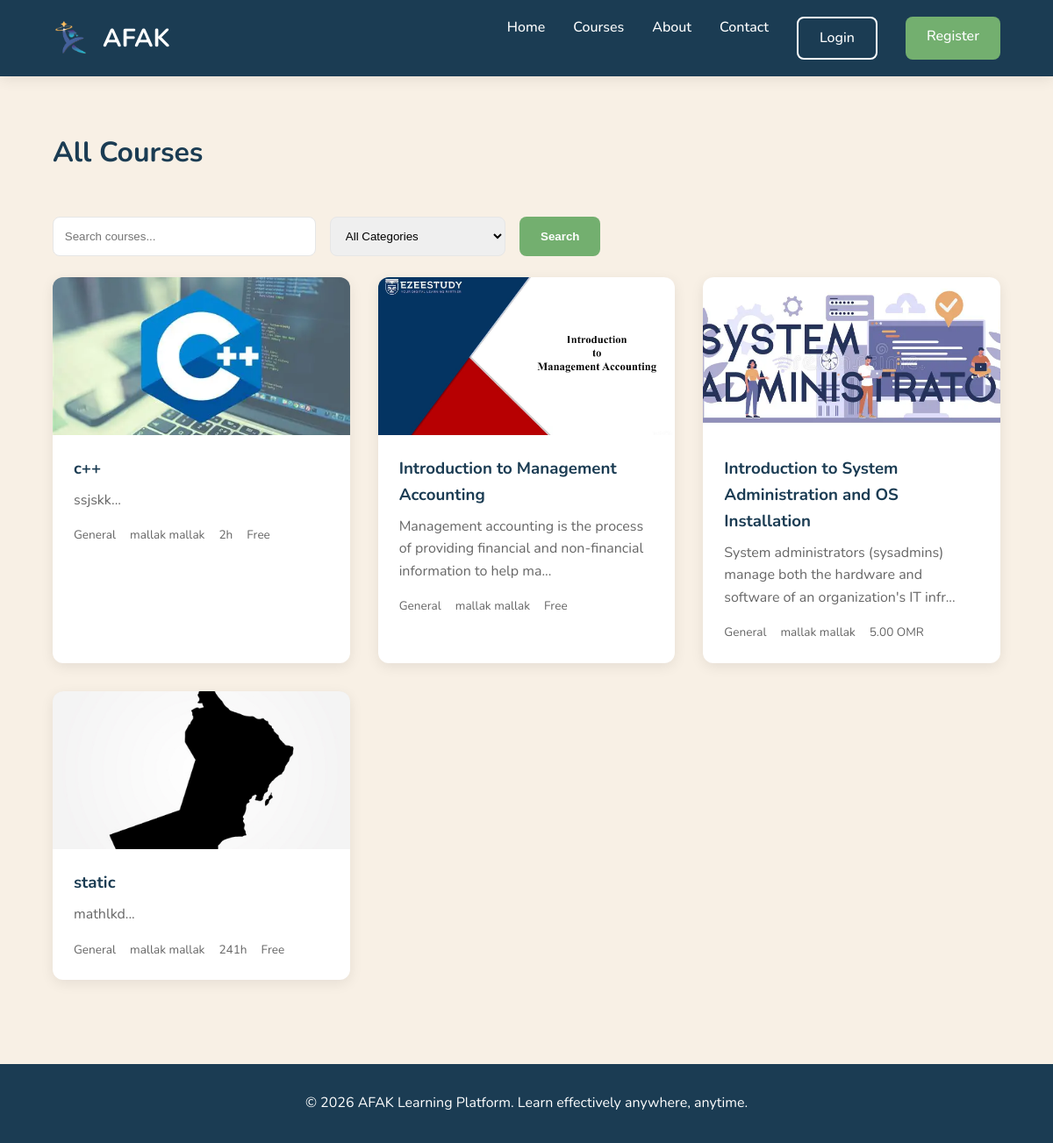
/courses.php, run on the app's committed database.
### tables this page shows
CREATE TABLE IF NOT EXISTS `courses` (
  `id` int(10) UNSIGNED NOT NULL AUTO_INCREMENT,
  `title` varchar(255) NOT NULL,
  `slug` varchar(191) NOT NULL,
  `description` text NOT NULL,
  `short_description` varchar(500) DEFAULT NULL,
  `thumbnail_url` varchar(500) DEFAULT NULL,
  `category_id` int(10) UNSIGNED DEFAULT NULL,
  `instructor_id` int(10) UNSIGNED NOT NULL,
  `status` enum('draft','pending_review','approved','rejected','published') NOT NULL DEFAULT 'draft',
  `is_free` tinyint(1) NOT NULL DEFAULT '1',
  `price` decimal(10,2) DEFAULT NULL,
  `duration_hours` int(10) UNSIGNED DEFAULT NULL COMMENT 'Estimated total hours',
  `level` enum('beginner','intermediate','advanced','all') DEFAULT 'all',
  `learning_style` enum('visual','verbal','mixed') NOT NULL DEFAULT 'mixed',
  `approved_by` int(10) UNSIGNED DEFAULT NULL,
  `approved_at` timestamp NULL DEFAULT NULL,
  `rejection_reason` text,
  `created_at` timestamp NULL DEFAULT CURRENT_TIMESTAMP,
  `updated_at` timestamp NULL DEFAULT CURRENT_TIMESTAMP ON UPDATE CURRENT_TIMESTAMP,
  `cover_url` varchar(500) DEFAULT NULL COMMENT 'Course cover image',
  PRIMARY KEY (`id`),
  UNIQUE KEY `slug` (`slug`),
  KEY `approved_by` (`approved_by`),
  KEY `idx_courses_status` (`status`),
  KEY `idx_courses_instructor` (`instructor_id`),
  KEY `idx_courses_category` (`category_id`)
);

CREATE TABLE IF NOT EXISTS `users` (
  `id` int(10) UNSIGNED NOT NULL AUTO_INCREMENT,
  `username` varchar(50) NOT NULL,
  `email` varchar(191) NOT NULL,
  `password_hash` varchar(255) NOT NULL,
  `first_name` varchar(100) NOT NULL,
  `last_name` varchar(100) NOT NULL,
  `role` enum('student','instructor','admin') NOT NULL DEFAULT 'student',
  `avatar_url` varchar(500) DEFAULT NULL,
  `bio` text,
  `is_active` tinyint(1) NOT NULL DEFAULT '1',
  `email_verified_at` timestamp NULL DEFAULT NULL,
  `last_login_at` timestamp NULL DEFAULT NULL,
  `created_at` timestamp NULL DEFAULT CURRENT_TIMESTAMP,
  `updated_at` timestamp NULL DEFAULT CURRENT_TIMESTAMP ON UPDATE CURRENT_TIMESTAMP,
  `survey_skipped` tinyint(1) DEFAULT '0',
  PRIMARY KEY (`id`),
  UNIQUE KEY `username` (`username`),
  UNIQUE KEY `email` (`email`),
  KEY `idx_users_role` (`role`)
);

### includes/functions.php (called while the page is built, shortened)
<?php
function e(string $str): string {
    return htmlspecialchars($str, ENT_QUOTES, 'UTF-8');
}
function url(string $path): string {
    $base = defined('BASE_PATH') ? '/' . trim(BASE_PATH, '/') : '';
    $cleanPath = ltrim($path, '/');
    return rtrim($base, '/') . '/' . ltrim($cleanPath, '/');
}

### courses.php (the view, shortened to what this page needs)
<?php
require_once __DIR__ . '/config/db.php';
require_once __DIR__ . '/includes/functions.php';
$search = trim($_GET['search'] ?? '');
$sql = "
    SELECT c.*, u.first_name, u.last_name, cat.name as category_name
    FROM courses c
    JOIN users u ON c.instructor_id = u.id
    LEFT JOIN categories cat ON c.category_id = cat.id
    WHERE c.status = 'published'
";
$params = [];
$sql .= " ORDER BY c.created_at DESC";
$stmt = $pdo->prepare($sql);
$stmt->execute($params);
$courses = $stmt->fetchAll();
require_once __DIR__ . '/includes/header.php';
?>
<h2 class="section-title">All Courses</h2>
<form method="GET" style="display: flex; gap: 1rem; margin-bottom: 1.5rem; flex-wrap: wrap;">
    <input type="text" name="search" class="form-control" placeholder="Search courses..." value="<?= e($search) ?>" style="max-width: 300px;">
    <select name="category" class="form-control" style="max-width: 200px;">
        <option value="">All Categories</option>
    </select>
    <button type="submit" class="btn btn-primary">Search</button>
</form>
<?php if (empty($courses)): ?>
    <p class="text-muted">No courses found.</p>
<?php else: ?>
    <div class="course-grid">
        <?php foreach ($courses as $course): ?>
            <a href="<?= url('course-detail.php?id=' . $course['id']) ?>" class="course-card" style="text-decoration: none; color: inherit;">
                <div class="course-card-image">
                    <?php if (!empty($course['thumbnail_url']) && $course['thumbnail_url'] !== 'NULL'): ?>
                        <img src="<?= e(url($course['thumbnail_url'])) ?>" alt="<?= e($course['title']) ?>">
                    <?php else: ?>
                        <img src="<?= url('assets/img/cover1.png') ?>" alt="No Image">
                    <?php endif ?>
                </div>
                <div class="course-card-body">
                    <h3><?= e($course['title']) ?></h3>
                    <p><?= e(mb_substr($course['short_description'] ?? $course['description'], 0, 100)) ?>...</p>
                    <div class="course-meta">
                        <span><?= e($course['category_name'] ?? 'General') ?></span>
                        <span><?= e($course['first_name'] . ' ' . $course['last_name']) ?></span>
                        <?php if ($course['duration_hours']): ?>
                            <span><?= $course['duration_hours'] ?>h</span>
                        <?php endif ?>
                        <?php if (!$course['is_free']): ?>
                            <span><?= number_format($course['price'], 2) ?> OMR</span>
                        <?php else: ?>
                            <span>Free</span>
                        <?php endif ?>
                    </div>
                </div>
            </a>
        <?php endforeach ?>
    </div>
<?php endif ?>
<?php require_once __DIR__ . '/includes/footer.php'; ?>

### assets/css/style.css (style rules this page uses)
:root { --primary: #1B3C53; --primary-dark: #163042; --accent: #73AF6F; --beige: #EADBC8; --beige-dark: #DAC0A3; --background: #F8F0E5; --white: #ffffff; --border: #e6e6e6; --text: #1B3C53; --text-muted: #666; --dark: #1B3C53; --shadow: 0 4px 15px rgba(0,0,0,0.08); }
* { margin: 0; padding: 0; box-sizing: border-box; }
body { font-family: 'Nunito', sans-serif; background: var(--background); color: var(--text); line-height: 1.6; }
img { max-width: 100%; display: block; }
a { text-decoration: none; color: var(--primary); }
.btn { display: inline-block; padding: 0.6rem 1.5rem; border-radius: 8px; font-weight: 600; border: none; cursor: pointer; transition: 0.3s ease; }
.btn-primary { background: var(--accent); color: white; }
.section-title { font-size: 2rem; margin: 3rem 0; }
.course-grid { display: grid; grid-template-columns: repeat(auto-fill, minmax(300px, 1fr)); gap: 2rem; }
.course-card { background: white; border-radius: 12px; overflow: hidden; box-shadow: var(--shadow); transition: 0.3s; }
.course-card-image { height: 180px; background: var(--beige); display: flex; align-items: center; justify-content: center; }
.course-card-body { padding: 1.5rem; }
.course-card h3 { margin-bottom: 0.5rem; }
.course-card p { color: var(--text-muted); }
.course-meta { display: flex; gap: 1rem; margin-top: 1rem; font-size: 0.85rem; color: var(--text-muted); }
.form-control { width: 100%; padding: 0.8rem; border: 1px solid var(--border); border-radius: 8px; }
.course-card-image img { width: 100%; height: 180px; object-fit: cover; border-radius: 8px 8px 0 0; }

### data on the page
courses: thumbnail_url (picture), title "c++", short_description "ssjskk", category_name "General", instructor.last_name "mallak mallak", duration_hours "2", is_free "Free"
courses: thumbnail_url (picture), title "Introduction to Management Accounting", short_description "Management accounting is the process of providing financial and non-financial information to help ma", category_name "General", instructor.last_name "mallak mallak", is_free "Free"
courses: thumbnail_url (picture), title "Introduction to System Administration and OS Installation", short_description "System administrators (sysadmins) manage both the hardware and software of an organization's IT infr", category_name "General", instructor.last_name "mallak mallak", price "5.00"
courses: thumbnail_url (picture), title "static", short_description "mathlkd", category_name "General", instructor.last_name "mallak mallak", duration_hours "241", is_free "Free"
